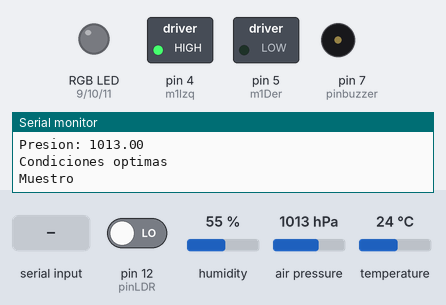
Bench run of a sketch on a simulated Arduino Uno, built with avr-gcc and run on an emulated ATmega328P. On the bench: switched loads named in the sketch (green lamp = pin HIGH), an RGB LED mixed from three pins (HIGH = lit), buzzer (waves = sounding, pin HIGH), the last lines printed to the serial monitor. The test bench sets the inputs (shaded band); at power-on: humidity 55 %, pin 12 (pinLDR) LOW, air pressure 1013 hPa, temperature 24 °C.

Above: at 3.2 s.
3.3 s: "90,45\n" received over Serial
At 4.4 s:
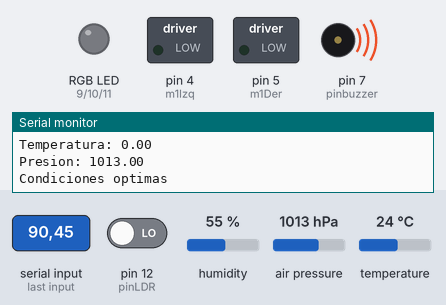
At 9.4 s:
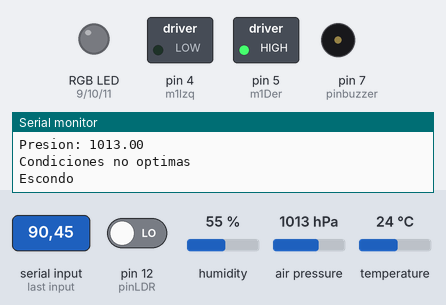
11.5 s: "30,150\n" received over the second serial link
At 14.5 s:
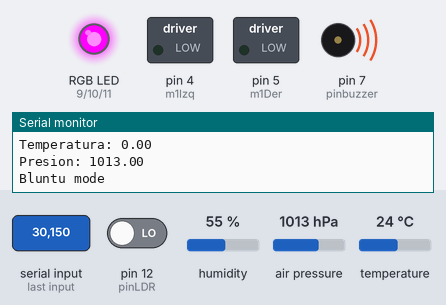
17.5 s: "200\n" received over the second serial link
At 22.9 s:
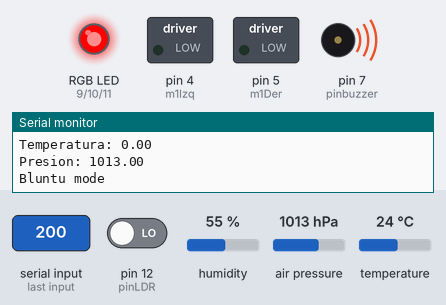
25.5 s: humidity set to 59 %
27.5 s: humidity set to 62 %
29.5 s: "90,45\n" received over the second serial link
Timing chart, 0 to 39.5 s (numbered marks = the images above; inputs shaded):
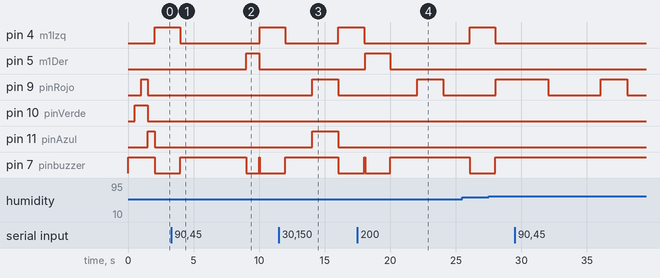

Measured:
- after the input at 3.3 s, pin 5 (m1Der): LOW → HIGH after 5.7 s, → LOW 0.97 s later
- after the input at 11.5 s, pin 9 (pinRojo), pin 11 (pinAzul): LOW → HIGH after 2.6 s, → LOW 2.0 s later

The sketch:

sketchFinal.ino
```cpp
#include "constantes.h"

float hum, temp, pres, tempBmp;
int lectura;
int btConectado = LOW;
int btLedVerde = LOW;
int btLedRojo = LOW;
int btLedAzul = LOW;
int btOrdenEsconder = LOW;
int secando = LOW;
unsigned long previousMillis = 0; //milisegundos de comienzo

Adafruit_BMP280 bmp;
SoftwareSerial BT(RxBluntu,TxBluntu);
DHT dht(DHTPIN, DHTTYPE);


void setup() {
  Serial.begin(9600); //arranca el serial con 9600 baudios de sincronismo
  BT.begin(9600); //Idem, bt funciona con serial
  pinMode(pinbuzzer, OUTPUT); //setea el buzzer como sensor de salida
  pinMode(pinLDR, INPUT); //setea el LDR como sensor de entrada
  pinMode(m1Izq, OUTPUT); //setea el control del manejo del motor hacia la izq como salida
  pinMode(m1Der, OUTPUT); //idem anterior con derecha
  digitalWrite(pinbuzzer, HIGH); //el HIGH del buzzer en realidad es estar apagado, LOW es cuando suena. Logica inversa.
  bmp.begin();//inicia el sensor bmp y abajo hace cosas trambolicas propias de bmp
  /* Default settings from datasheet. */
  bmp.setSampling(Adafruit_BMP280::MODE_NORMAL,     /* Operating Mode. */
                  Adafruit_BMP280::SAMPLING_X2,     /* Temp. oversampling */
                  Adafruit_BMP280::SAMPLING_X16,    /* Pressure oversampling */
                  Adafruit_BMP280::FILTER_X16,      /* Filtering. */
                  Adafruit_BMP280::STANDBY_MS_500); /* Standby time. */
  secuenciaInicio();
}

void loop() {


  unsigned long currentMillis = millis(); //obtiene en miliseg el tiempo desde que se enciende el arduino

  if (currentMillis - previousMillis >= interval) { //si el intervalo entre el tiempo ejecutado y el de inicio es mayor al intervalo
    Serial.println(secando);
    digitalWrite(m1Der, LOW); //detiene el movimiento del motor a la derecha
    digitalWrite(m1Izq, LOW); //detiene el movimiento del motor a la izquierda
    digitalWrite(pinbuzzer, HIGH); //no hace ruido el buzzer
    previousMillis = currentMillis; //asigna como miliseg previos los actuales
    hum = dht.readHumidity();
    //temp = dht.readTemperature();
    if (BT.available()) { //si puede leer info del bluetooth arranca por ahi
      lectura = BT.read(); //obtiene la data mandada del bt y la guarda en la variable lectura
      setearFlags(); //setea los flags segun lectura
      Serial.print("Lectura del telefono: "); //manda texto al igual que println
      Serial.write(lectura); //manda bits en vez de texto
      Serial.println(" ");
    }
    if (Serial.available() > 0) { //Si no consigue obtener info del bt, se fija si le manda algo desde el serial/computadora
      temp = Serial.parseFloat(); //
    }
    else {
      temp = dht.readTemperature();//si no lee del bt ni del serial, saca la data del sensor de temperatura
    }
    pres = bmp.readPressure() / 100; //divide por 100 porque esta en pascales
    Serial.print("Humedad: ");
    Serial.println(hum);
    Serial.print("Temperatura: ");
    Serial.println(tempBmp);
    Serial.print("Presion: ");
    Serial.println(pres);

    BT.print(String(temp) + "-" + String(hum) + "-" + String(pres)); //le pasa la temperatura al bt
    BT.println(); //le manda el /n que necesita el android para poder comenzar a procesar la info enviada


    if (btConectado == LOW) { //si no esta el bt conectado, modo arduino
      cambiarLeds(tempBmp); //cambia los leds segun la temperatura obtenida del sensor bmp
      if (nohayLuz() == HIGH || (hum > maxHum) || temp < minTemp || pres < maxHum || btOrdenEsconder == HIGH) { //si se cumple alguna de las condiciones como para esconder el tender...
        Serial.println("Condiciones no optimas   ");
        //no hay lu
        if (secando != LOW) { //se fija si el tender estaba al sol
          Serial.println("Escondo"); //si estaba, lo esconde por las malas condiciones de clima
          digitalWrite(pinbuzzer, LOW); //PIIIIIIIIIIIIIIIIIIIIIIIIIIIIIIIIIIIIP
          digitalWrite(m1Der, HIGH); //el motor se mueve a la derecha
          digitalWrite(m1Izq, LOW); // no se activa moverlo a la izq
          secando = LOW; //avisa que la ropa esta bajo techo
        }
      }
      else {
        Serial.println("Condiciones optimas");
        if (secando == LOW) {
          Serial.println("Muestro");
          digitalWrite(pinbuzzer, LOW);
          digitalWrite(m1Der, LOW);
          digitalWrite(m1Izq, HIGH);

          secando = HIGH; //la ropa esta al sol
        }
        //hay lu
      }
    }
    else {
      //leeriamos antes los valores del android
      Serial.println("Bluntu mode");
      cambiarLedsBT(); //cambia los leds segun la temperatura dada por el bt
      if (btOrdenEsconder == HIGH && secando != 0) { //si el bt da la orden de poner la ropa bajo techo y estaba previamente al sol...
        Serial.println("Esconder");
        digitalWrite(pinbuzzer, LOW); //PIIIIIIIIIIIIIIIIIIIIP
        digitalWrite(m1Der, HIGH);
        digitalWrite(m1Izq, LOW);
        secando = LOW;
      }

      if (btOrdenEsconder == LOW && secando == 0) { //si el bt da la orden de sacar al sol y estaba escondido....
        Serial.println("Mostrar");
        digitalWrite(pinbuzzer, LOW); //PIIIIIIIIIIIIIIIIIIIIIIIIIIIIIIIIIIP
        digitalWrite(m1Der, LOW);
        digitalWrite(m1Izq, HIGH);
        secando = HIGH;
      }
    }

  }

}

/**
   Devuelve high cuando no hay lu
*/
int nohayLuz() {
  return  digitalRead(pinLDR);
}


void cambiarLeds(float t) {


  analogWrite(pinRojo, rvApagado);
  analogWrite(pinVerde, rvApagado);
  analogWrite(pinAzul, aApagado);

  if (t > 35) {
    analogWrite(pinRojo, rvEncendido);
    analogWrite(pinVerde, rvEncendido);
    analogWrite(pinAzul, aEncendido);
    return;
  }
  if (t > 25) {

    analogWrite(pinRojo, rvEncendido);
    analogWrite(pinVerde, rvCasiNada);
    return;
  }
  if (t > 18) {


    analogWrite(pinAzul, aApagado);
    analogWrite(pinVerde, rvMediaMaquina);
    analogWrite(pinRojo, rvUnCuarto);

    return;
  }

  if (t > 10) {

    analogWrite(pinVerde, rvMediaMaquina);
    analogWrite(pinAzul, aApagado);
    return;
  }
  analogWrite(pinRojo, rvApagado);
  analogWrite(pinVerde, rvApagado);
  analogWrite(pinAzul, aEncendido);

}

void secuenciaInicio() {

  analogWrite(pinAzul, aEncendido);
  delay(intervalo);
  analogWrite(pinVerde,rvEncendido);
  delay(intervalo);
  analogWrite(pinRojo,rvEncendido);
  delay(intervalo);
  analogWrite(pinAzul, aApagado);
  analogWrite(pinVerde, rvApagado);
  analogWrite(pinRojo, rvApagado);
  delay(intervalo);
}

void cambiarLedsBT() {
  analogWrite(pinAzul, aApagado);
  analogWrite(pinVerde, rvApagado);
  analogWrite(pinRojo, rvApagado);

  if (btLedRojo == HIGH) {
    analogWrite(pinRojo, rvEncendido);
  }
  if (btLedVerde == HIGH) {
    analogWrite(pinVerde, rvEncendido);
  }
  if (btLedAzul == HIGH) {
    analogWrite(pinAzul, aEncendido);
  }

}

void setearFlags() {
  switch (lectura) {
    case BTMensajeConectar:
      btConectado = HIGH;
      if (secando == LOW) {
        btOrdenEsconder = HIGH;
      }
      else {
        btOrdenEsconder = LOW;
      }
      break;
    case BTMensajeEsconder:
      btOrdenEsconder = HIGH;
      break;
    case BTMensajeMostrar:
      btOrdenEsconder = LOW;
      break;
    case BTMensajeRojoOn:
      btLedRojo = HIGH;
      break;
    case BTMensajeVerdeOn:
      btLedVerde = HIGH;
      break;
    case BTMensajeAzulOn:
      btLedAzul = HIGH;
      break;
    case BTMensajeRojoOff:
      btLedRojo = LOW;
      break;
    case BTMensajeVerdeOff:
      btLedVerde = LOW;
      break;
    case BTMensajeAzulOff:
      btLedAzul = LOW;
      break;
    case BTMensajeDesconectar:
      btConectado = LOW;
      secando = LOW;
      break;
    default:
      btConectado = LOW;
      secando = LOW;
      break;
  }
}
```

constantes.h
```cpp
#include <Wire.h>
#include <SPI.h>
#include <Adafruit_BMP280.h> //Libreria para manejar el BMP
#include <SoftwareSerial.h> //Libreria para manejar el serial del bluetooth
#include <DHT.h>


#define RxBluntu 3 //Receptor bluetooth
#define TxBluntu 2 //Transmisor bluetooth

#define BMP_SCK  (13) //Constantes necesarias para el bmp
#define BMP_MISO (12)
#define BMP_MOSI (11)
#define BMP_CS   (10)
 //Asigna los pines 2 y 3 al serial para el bluetooth. Constructor


#define DHTPIN 8
#define DHTTYPE DHT11

const int intervalo = 500;
const int m1Izq = 4; //pin motor a la izq
const int m1Der = 5; //pin motor a la der

const int pinbuzzer = 7; //pin para el buzzer
const int pinLDR = 12; //pin del sensor de luz
const int pinRojo = 9; //pin manejo luz roja led RGB
const int pinVerde = 10; //pin manejo luz verde led RGB
const int pinAzul = 11; //pin manejo luz azul led RGB
const long interval = 2000; //tiempo de cada intervalo = 2 seg
const int BTMensajeConectar = '0';
const int BTMensajeEsconder = '1';
const int BTMensajeMostrar = '2';
const int BTMensajeRojoOn = '3';
const int BTMensajeVerdeOn = '4';
const int BTMensajeAzulOn = '5';
const int BTMensajeRojoOff = '6';
const int BTMensajeVerdeOff = '7';
const int BTMensajeAzulOff = '8';
const int BTMensajeDesconectar = '9';

const int minTemp = 2;
const int maxHum = 60;
const int minPres = 1004;


  const int rvApagado =0;
  const int aApagado = 255;
  const int rvMediaMaquina = 127;
  const int rvEncendido = 255;
  const int aEncendido =0;
  const int rvUnCuarto = 64;
  const int rvCasiNada = 32;
```
